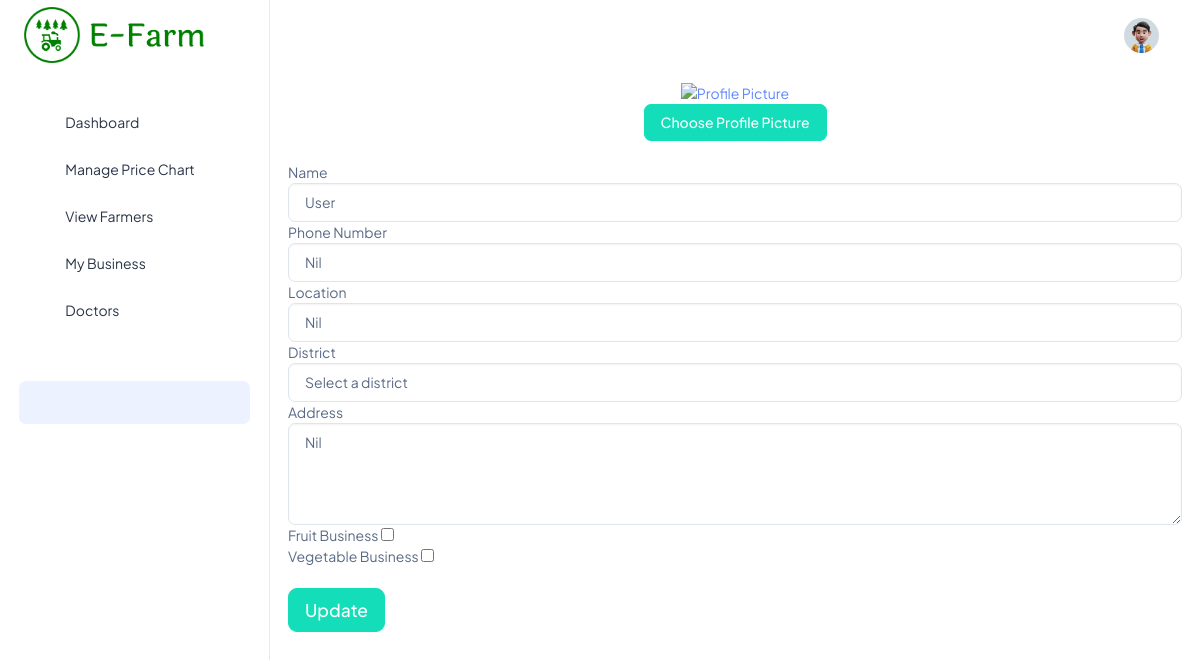
The page /shop_profile/1/ on the database its author committed.
### efarmapp/models.py (models this page shows, shortened)
class User(AbstractUser):
    is_farmer = models.BooleanField(default=False, verbose_name='Is Farmer')
    is_shop = models.BooleanField(default=False, verbose_name='Is Shop')
    name = models.CharField(max_length=100, default='User')
    mobile_number = models.CharField(max_length=20, default='Nil')
    bank_name = models.CharField(max_length=100, default='Nil')
    bank_account_number = models.CharField(max_length=50, default='Nil')
    ifsc_code = models.CharField(max_length=20, default='Nil')
    upi_id = models.CharField(max_length=100, default='Nil')
    profile_picture = models.ImageField(upload_to='profile_pictures', blank=True, null=True)
    location = models.CharField(max_length=300, default='Nil')
    address = models.TextField(max_length=1000, default='Nil')
    district = models.CharField(max_length=150, default='Nil')
    verified = models.BooleanField(default=False, verbose_name='Is Verified')
    fruits = models.BooleanField(default=False, verbose_name='Fruits')
    vegetables = models.BooleanField(default=False, verbose_name='Vegetables')

### efarmapp/views.py (the view, shortened to what this page needs)
# urls.py: path('shop_profile/<int:pk>/', views.shop_profile, name='shop_profile'),
def shop_profile(request, pk):
    get_profile = get_object_or_404(User, pk=pk)
    context = {'get_profile': get_profile}
    return render(request, 'shop/shop_profile.html', context)

### efarmapp/templates/shop/shop_profile.html (shortened to what this page needs)
{% extends 'shop/base.html' %}
{% load static %}
{% block content %}
<div style="padding:18px;">
    <br>
    <br>
    <br>
    <form action="{% url 'shop_profile' get_profile.pk %}" enctype="multipart/form-data" method="POST">
        <div style="text-align: center;">
            <a href="{{ request.user.imageURL }}" target="_blank">
                <img src="{{ request.user.imageURL }}" alt="Profile Picture" height="100px">
            </a>
            <br>
          <label for="profile_picture" class="btn btn-success" style="cursor: pointer;">Choose Profile Picture</label>
       </div>
       <br>
        <div class="form-group">
            <label for="name">Name</label>
            <input type="text" id="name" name="name" value="{{get_profile.name}}" class="form-control">
        </div>
        <div class="form-group">
            <label for="mob">Phone Number</label>
            <input type="text" id="mob" name="mob" value="{{get_profile.mobile_number}}" class="form-control">
        </div>
        <div class="form-group">
            <label for="location">Location</label>
            <input type="url" id="location" name="location" value="{{get_profile.location}}" class="form-control">
        </div>
        <div class="form-group">
            <label for="district">District</label>
            <select name="district" id="district" class="form-control" required>
              <option value="" disabled selected>Select a district</option>
            </select>
        </div>
        <div class="form-group">
            <label for="address">Address</label>
            <textarea id="address" name="address" rows="4" class="form-control">{{get_profile.address}}</textarea>
        </div>
        <div class="form-group">
            <label for="fruits">Fruit Business</label>
            <input type="checkbox" id="fruits" name="fruits" {% if get_profile.fruits %}checked{% endif %}>
        </div>
        <div class="form-group">
            <label for="vegetables">Vegetable Business</label>
            <input type="checkbox" id="vegetables" name="vegetables" {% if get_profile.vegetables %}checked{% endif %}>
        </div>
        <br>
        <input type="submit" value="Update" class="btn btn-success btn-lg">
    </form>
</div>
{% endblock %}

### rows shown on the page
User: name "User", mob "Nil", location "Nil", address "Nil"
